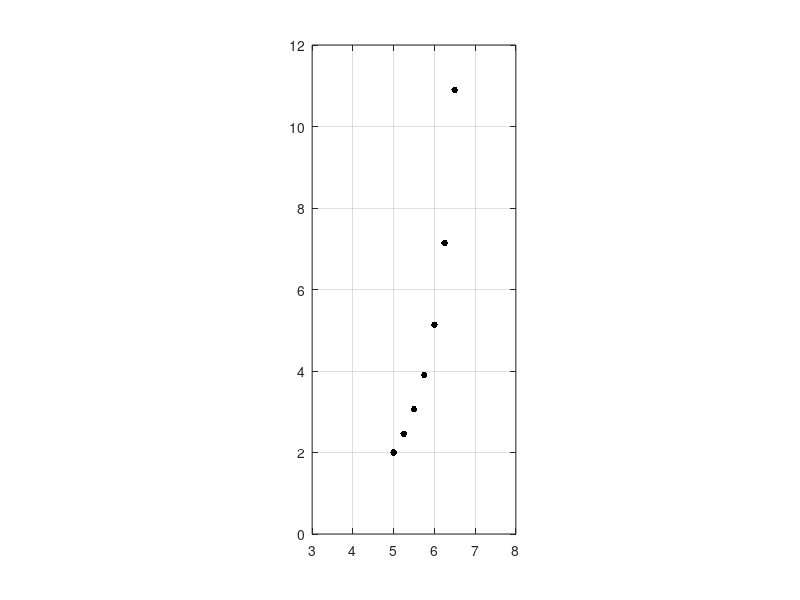

This chart was generated by the following MATLAB code:
plot (5, 2, 'k.', 'MarkerSize', 15); 
hold on
plot (5.25, 2.46, 'k.', 'MarkerSize', 15);
hold on
plot (5.5, 3.06, 'k.', 'MarkerSize', 15);
hold on
plot (5.75, 3.90, 'k.', 'MarkerSize', 15);
hold on
plot (6, 5.14, 'k.', 'MarkerSize', 15);
hold on
plot (6.25, 7.14, 'k.', 'MarkerSize', 15);
hold on
plot (6.5, 10.90, 'k.', 'MarkerSize', 15);

axis ([3 8 0 12]);
daspect([1 1 1]);
grid on

